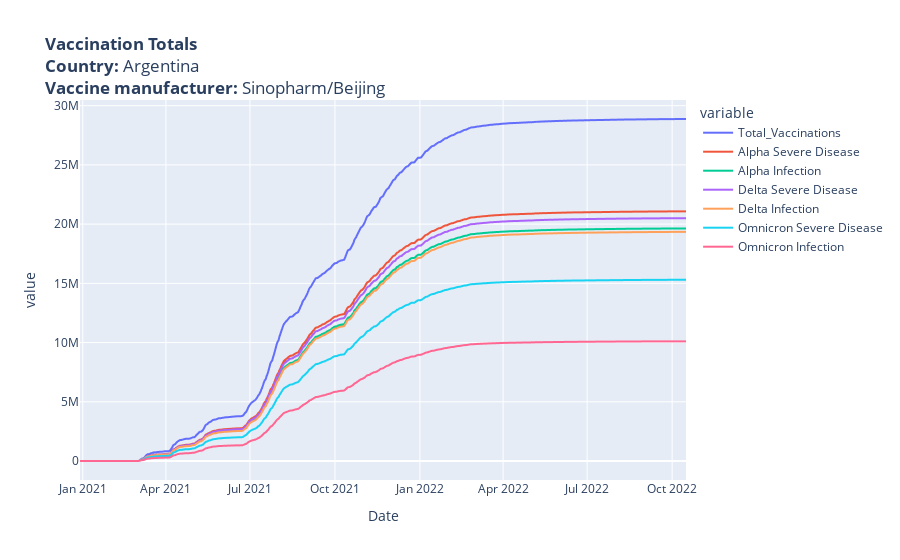

The notebook cell saved with this chart:
### Code cell
plot_data(df, country='Argentina', manufacturer='Sinopharm/Beijing')

### Figure 1 — Plotly figure (JSON) as saved in the notebook; plotly's stock layout.template omitted (floating-point values rounded to 4 significant figures; data arrays with more than 128 entries replaced by an {"elided": "..."} marker saying what was removed)
{"data": [{"hovertemplate": "variable=Total_Vaccinations<br>Date=%{x}<br>value=%{y}<extra></extra>", "legendgroup": "Total_Vaccinations", "line": {"color": "#636efa", "dash": "solid"}, "marker": {"symbol": "circle"}, "mode": "lines", "name": "Total_Vaccinations", "showlegend": true, "type": "scattergl", "x": {"elided": "635 str values"}, "xaxis": "x", "y": {"elided": "635 int values"}, "yaxis": "y"}, {"hovertemplate": "variable=Alpha Severe Disease<br>Date=%{x}<br>value=%{y}<extra></extra>", "legendgroup": "Alpha Severe Disease", "line": {"color": "#EF553B", "dash": "solid"}, "marker": {"symbol": "circle"}, "mode": "lines", "name": "Alpha Severe Disease", "showlegend": true, "type": "scattergl", "x": {"elided": "635 str values"}, "xaxis": "x", "y": {"elided": "635 float values"}, "yaxis": "y"}, {"hovertemplate": "variable=Alpha Infection<br>Date=%{x}<br>value=%{y}<extra></extra>", "legendgroup": "Alpha Infection", "line": {"color": "#00cc96", "dash": "solid"}, "marker": {"symbol": "circle"}, "mode": "lines", "name": "Alpha Infection", "showlegend": true, "type": "scattergl", "x": {"elided": "635 str values"}, "xaxis": "x", "y": {"elided": "635 float values"}, "yaxis": "y"}, {"hovertemplate": "variable=Delta Severe Disease<br>Date=%{x}<br>value=%{y}<extra></extra>", "legendgroup": "Delta Severe Disease", "line": {"color": "#ab63fa", "dash": "solid"}, "marker": {"symbol": "circle"}, "mode": "lines", "name": "Delta Severe Disease", "showlegend": true, "type": "scattergl", "x": {"elided": "635 str values"}, "xaxis": "x", "y": {"elided": "635 float values"}, "yaxis": "y"}, {"hovertemplate": "variable=Delta Infection<br>Date=%{x}<br>value=%{y}<extra></extra>", "legendgroup": "Delta Infection", "line": {"color": "#FFA15A", "dash": "solid"}, "marker": {"symbol": "circle"}, "mode": "lines", "name": "Delta Infection", "showlegend": true, "type": "scattergl", "x": {"elided": "635 str values"}, "xaxis": "x", "y": {"elided": "635 float values"}, "yaxis": "y"}, {"hovertemplate": "variable=Omnicron Severe Disease<br>Date=%{x}<br>value=%{y}<extra></extra>", "legendgroup": "Omnicron Severe Disease", "line": {"color": "#19d3f3", "dash": "solid"}, "marker": {"symbol": "circle"}, "mode": "lines", "name": "Omnicron Severe Disease", "showlegend": true, "type": "scattergl", "x": {"elided": "635 str values"}, "xaxis": "x", "y": {"elided": "635 float values"}, "yaxis": "y"}, {"hovertemplate": "variable=Omnicron Infection<br>Date=%{x}<br>value=%{y}<extra></extra>", "legendgroup": "Omnicron Infection", "line": {"color": "#FF6692", "dash": "solid"}, "marker": {"symbol": "circle"}, "mode": "lines", "name": "Omnicron Infection", "showlegend": true, "type": "scattergl", "x": {"elided": "635 str values"}, "xaxis": "x", "y": {"elided": "635 float values"}, "yaxis": "y"}], "layout": {"legend": {"title": {"text": "variable"}, "tracegroupgap": 0}, "title": {"text": "<b>Vaccination Totals</b> <br><b>Country:</b> Argentina<br><b>Vaccine manufacturer:</b> Sinopharm/Beijing"}, "xaxis": {"anchor": "y", "domain": [0, 1], "title": {"text": "Date"}}, "yaxis": {"anchor": "x", "domain": [0, 1], "title": {"text": "value"}}}}
